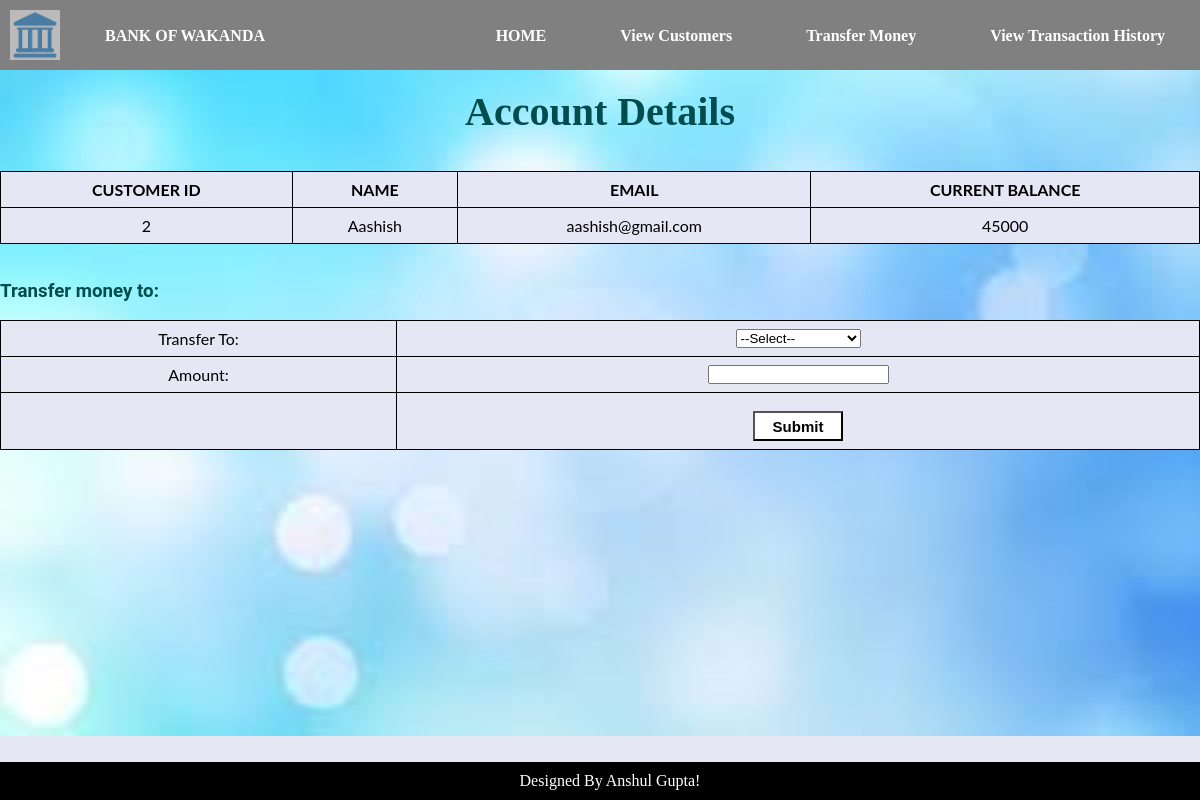
/transact.php?Name=Aashish, run on the app's committed database.
### tables this page shows
CREATE TABLE `customer` (
  `id` int(3) NOT NULL,
  `name` text NOT NULL,
  `email` varchar(30) NOT NULL,
  `balance` int(8) NOT NULL
);

### transact.php (the view, shortened to what this page needs)
<?php
include 'connection.php';
if (isset($_GET['Name'])) {
	$Name = $_GET['Name'];
}
$q = "SELECT * From customer WHERE Name='$Name'";
$result = mysqli_query($con, $q);
?>
<html>
<head>
	<link rel="stylesheet" type="text/css" href="buttons.css">
</head>
<body>
	<nav>
		<div class="logo">
			<img src="logo3.png" width="50" height="50">
		</div>
		<ul>
			<li><a href="#">HOME</a></li>
			<li><a href="display.php">View Customers</a></li>
			<li><a href="transfermoney.php">Transfer Money </a></li>
			<li><a href="transactionhistory.php">View Transaction History</a></li>
		</ul>
		<div style="float:left;"><ul>
        <li><a href='#'>BANK OF WAKANDA </a></li>
        </ul></div>
	</nav>
	<br>
	<div>
		<h2 style="text-align: center;color:#014d4e;font-family:'Times New Roman', Times, serif;font-size:40px">Account Details</h2>
		<br>
		<br>
		<table style="background-color:#d2fdfe;">
			<th>CUSTOMER ID</th>
			<th>NAME </th>
			<th>EMAIL</th>
			<th>CURRENT BALANCE</th>
			<tr>
				<?php
				$row = mysqli_fetch_array($result)
				?>
				<td><?php echo  $row["id"]; ?></td>
				<td><?php echo  $row["name"]; ?></td>
				<td><?php echo  $row["email"]; ?></td>
				<td><?php echo  $row["balance"]; ?></td>
			</tr>
		</table>
	</div>
	<?php echo "<form method='post' action='transaction.php?Name=$Name'>" ?>
	<br><br>
	<h3 style="font-family: roboto;color:	FireBrick;color:#014d4e">Transfer money to:</h3>
	<br>
	<table border="0px" style="background-color:#d2fdfe;">
		<tr>
			<td>Transfer To:</td>
			<td><select name="user">
					<option>--Select--</option>
				</select></td>
		</tr>
		<tr>
			<td>Amount:</td>
			<td><input type="text" name="Amount"></td>
		</tr>
		<tr>
			<td></td>
			<td><input type="submit" name="submit" value="Submit" align=center style="margin-top: 10px; width:6em; height:2em; font-size:15px; background-color:white; font-weight: bold;"></td>
		</tr>
	</table>
	</form>
	<div class="footer">
		<p>Designed By Anshul Gupta!
		</p>
	</div>
</body>
</html>

### buttons.css (style rules this page uses)
img { opacity:0.5; }

### transact.php (style rules this page uses)
* { margin: 0; padding: 0; }
body { width: 100%; height: 100vh; background-image: url(transfermoney.jpg); background-size: 100%; background-position: center; background-repeat: no-repeat; background-color: #e6e7f5; }
table { font-family: 'Lato', sans-serif; ; border-collapse: collapse; width: 100%; }
td, th { border: 1px solid black; text-align: center; padding: 8px; }
tr { background-color: #e6e7f5; }
nav { width: 100%; background-color: grey; overflow: hidden; }
nav ul { list-style-type: none; float: right; margin-top: 7px; }
nav ul li { display: inline-block; }
nav ul li a { text-decoration: none; padding: 20px 35px; text-align: center; color: white; display: block; font-weight: 700; }
.footer { position: fixed; left: 0; bottom: 0; width: 100%; background-color: black; color: white; text-align: center; padding: 10px; }
.logo { float: left; padding: 10px; }

### data on the page
customer: id "2", name "Aashish", email "aashish@gmail.com", balance "45000"
